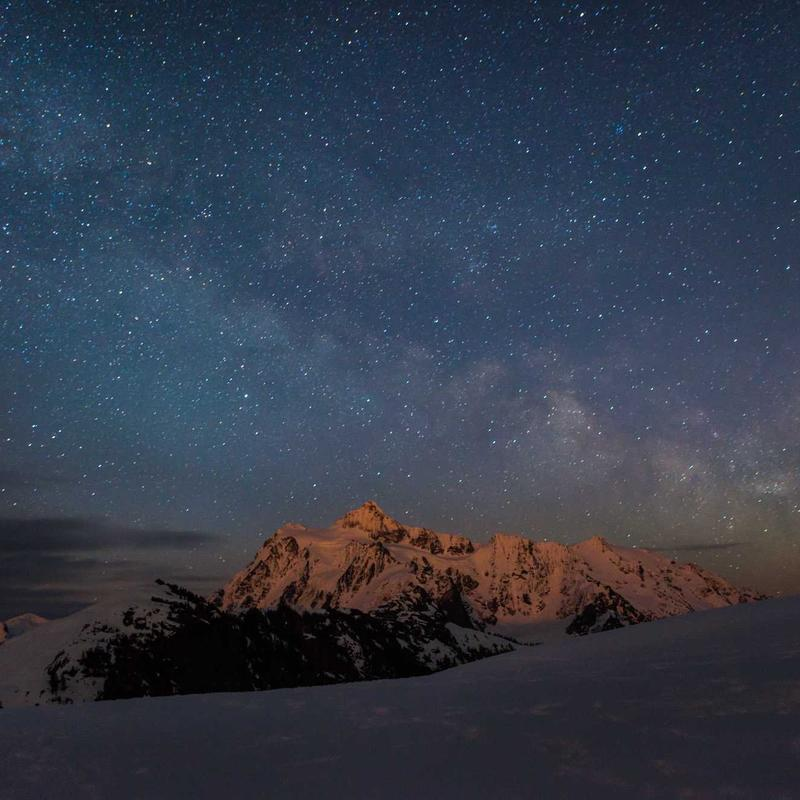
#> input picture natural_photos_test/natural_photo_forest.jpg, 800 x 800 px
$ python -i fourier_extractor.py   (imports and definitions only)
#> lines starting #> are read from the running program, lines starting #| are printed output that depends on the picture; after the words box and inside, x2 and y2 are one past the last pixel; in counts of white or black regions, pixels touching at a corner belong together
import cv2
import numpy as np
from typing import Dict

def extract_fourier_descriptors(image: np.ndarray, num_harmonics: int = 10) -> Dict[str, float]:
    """
    Extracts Fourier series coefficients for the largest contour in the image.
    Returns a dictionary of genes that can be injected into FourierContour.
    """
#> called with num_harmonics = 10
    gray = cv2.cvtColor(image, cv2.COLOR_RGB2GRAY)
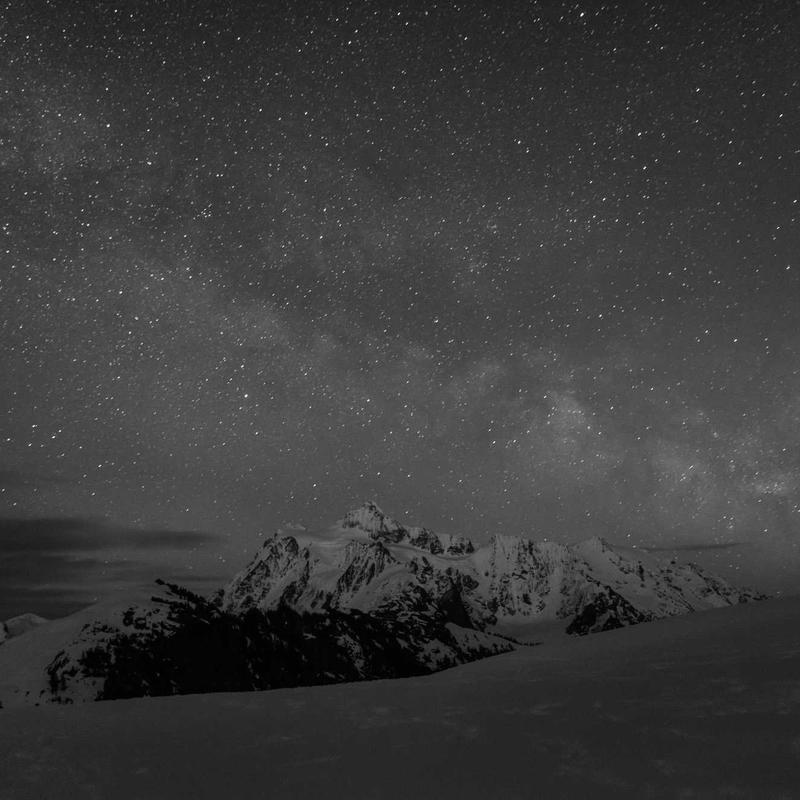
#> gray: shape (800, 800); min 0, max 252, mean 58.4

    # Thresholding
    _, thresh = cv2.threshold(gray, 127, 255, cv2.THRESH_BINARY | cv2.THRESH_OTSU)
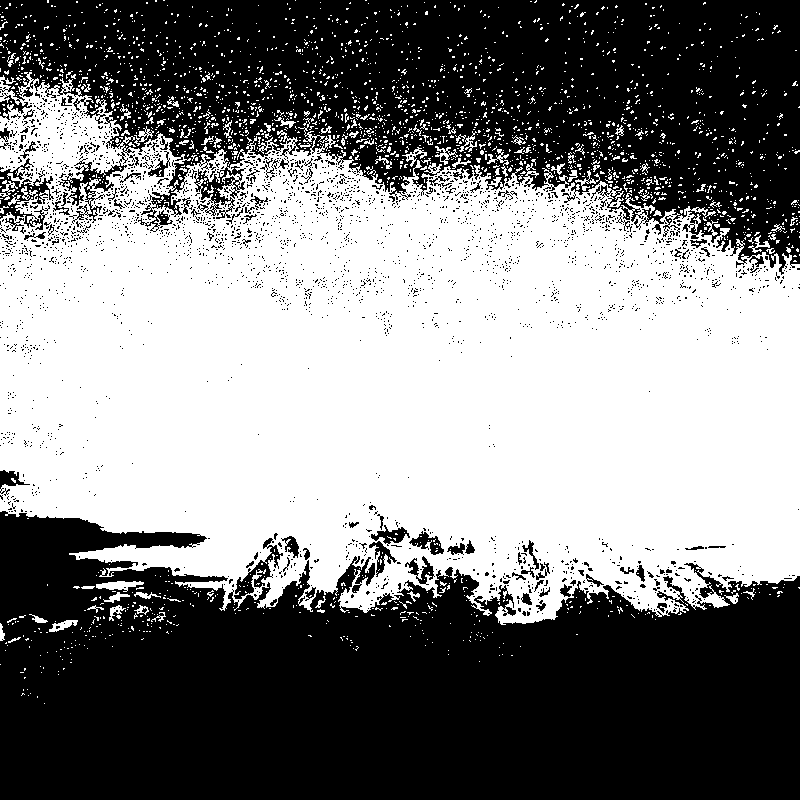
#> thresh: shape (800, 800); 50.3% white; 2861 black regions (2769 under 20 px)

    # Invert if the background is white (heuristic: if corner is white, invert)
    if thresh[0, 0] == 255:
        thresh = cv2.bitwise_not(thresh)

    # Find contours
    contours, _ = cv2.findContours(thresh, cv2.RETR_EXTERNAL, cv2.CHAIN_APPROX_NONE)
#> contours = 2397 contours, 2362 with area under 20; largest, box (x1, y1, x2, y2) and area: (0, 72, 800, 625) 321452, (96, 581, 144, 592) 238, (49, 620, 78, 632) 144, (435, 146, 458, 165) 111, (402, 147, 427, 167) 98
    if not contours:
        # Fallback if no contours found
        genes = {'fourier_A0': 0.5, 'fourier_C0': 0.5}
        for k in range(1, num_harmonics + 1):
            genes[f'fourier_A_{k}'] = 0.0
            genes[f'fourier_B_{k}'] = 0.0
            genes[f'fourier_C_{k}'] = 0.0
            genes[f'fourier_D_{k}'] = 0.0
        genes['suggest_instancer'] = False
        return genes

    # Count significant contours
    significant_contours = [c for c in contours if cv2.contourArea(c) > 50]
#> significant_contours = 16 contours; largest, box (x1, y1, x2, y2) and area: (0, 72, 800, 625) 321452, (96, 581, 144, 592) 238, (49, 620, 78, 632) 144, (435, 146, 458, 165) 111, (402, 147, 427, 167) 98

    # Get largest contour
    largest_contour = max(contours, key=cv2.contourArea)
#> largest_contour = contour of 8380 points, box (x1, y1, x2, y2) (0, 72, 800, 625), area 321452
    points = largest_contour.reshape(-1, 2)
#> points = 8380 pairs, first value 0 to 799, second value 72 to 624

    # Extract mean color
    mask = np.zeros(image.shape[:2], dtype=np.uint8)
    cv2.drawContours(mask, [largest_contour], -1, 255, -1)
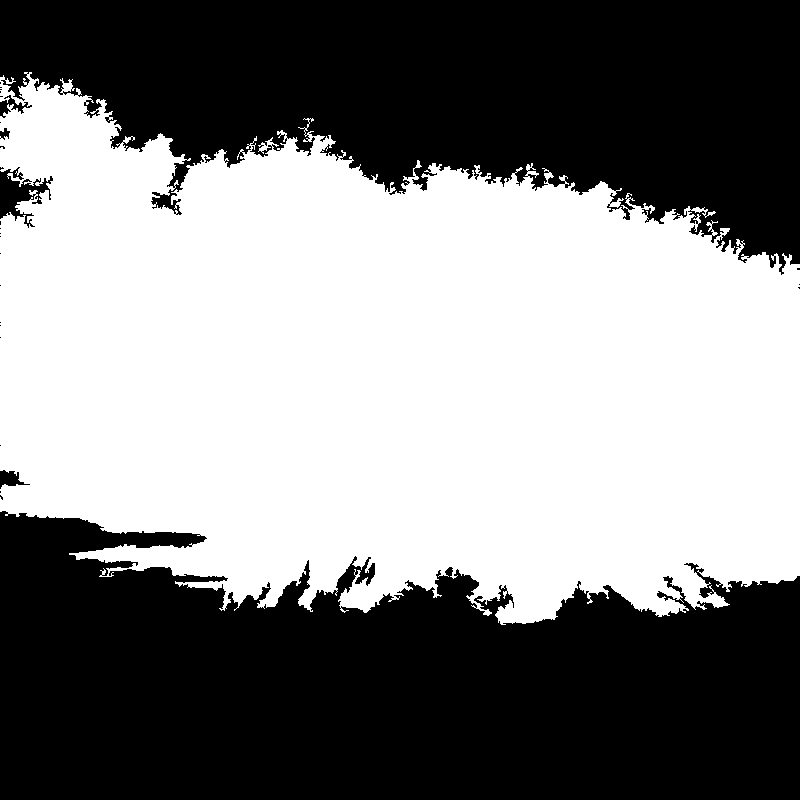
#> mask: shape (800, 800); 50.9% white; 29 black regions (23 under 20 px), largest, box (x1, y1, x2, y2) and area: (0, 511, 800, 800) 175384, (0, 0, 800, 275) 136946, (0, 167, 53, 228) 1355, (0, 470, 30, 489) 283, (0, 95, 32, 118) 259, (0, 128, 10, 140) 69
    mean_val = cv2.mean(image, mask=mask)
#> mean_val = (66.24, 75.64, 92.62, 0)
    # The image is presumably RGB, so mean_val is (R, G, B, _)
    # Multiply by 0.99 to avoid hitting the sharp exp cut-off at x=1.0 in yeganeh_clamp
    color_R = (mean_val[0] / 255.0) * 0.99
#> color_R = 0.257
    color_G = (mean_val[1] / 255.0) * 0.99
#> color_G = 0.294
    color_B = (mean_val[2] / 255.0) * 0.99
#> color_B = 0.36

    # Normalize coordinates to [0, 1] for our GridEvaluator
    h, w = image.shape[:2]
#> h = 800; w = 800
    x = points[:, 0] / w
#> x = 8380 values, max 0.999 at index 4240, min 0 at index 105, mean 0.448
    y = points[:, 1] / h
#> y = 8380 values, max 0.78 at index 3344, min 0.09 at index 0, mean 0.419

    # Complex array Z = X + iY
    Z = x + 1j * y

    # FFT
    fft = np.fft.fft(Z)
    N = len(Z)
#> N = 8380

    genes = {}

    # DC component (k=0)
    genes['fourier_A0'] = fft[0].real / N
    genes['fourier_C0'] = fft[0].imag / N

    # Check if this image has many distinct objects
    genes['suggest_instancer'] = len(significant_contours) > 3

    # Harmonics (k > 0)
    # We take the first `num_harmonics` frequencies.
    # For a real signal X, X_k and X_{-k} are conjugates. But our signal Z is complex,
    # so we need both positive and negative frequencies.
    # To simplify, we can reconstruct X(t) and Y(t) as real Fourier series directly from x and y!

    fft_x = np.fft.fft(x) / N
    fft_y = np.fft.fft(y) / N

    # For a real signal, FFT[k] = (A_k - i B_k)/2.
    # So A_k = 2 * Re(FFT[k]), B_k = -2 * Im(FFT[k])

    genes['fourier_A0'] = fft_x[0].real
    genes['fourier_C0'] = fft_y[0].real

    for k in range(1, num_harmonics + 1):
        if k < N // 2:
            genes[f'fourier_A_{k}'] = 2 * fft_x[k].real
            genes[f'fourier_B_{k}'] = -2 * fft_x[k].imag

            genes[f'fourier_C_{k}'] = 2 * fft_y[k].real
            genes[f'fourier_D_{k}'] = -2 * fft_y[k].imag
        else:
            genes[f'fourier_A_{k}'] = 0.0
            genes[f'fourier_B_{k}'] = 0.0
            genes[f'fourier_C_{k}'] = 0.0
            genes[f'fourier_D_{k}'] = 0.0
#> after the loop, genes = 43 items

    genes['color_R'] = color_R
    genes['color_G'] = color_G
    genes['color_B'] = color_B

    return genes

>>> import cv2
>>> picture = cv2.cvtColor(cv2.imread('../natural_photos_test/natural_photo_forest.jpg'), cv2.COLOR_BGR2RGB)
>>> result = extract_fourier_descriptors(picture)
#> result = 46 items
